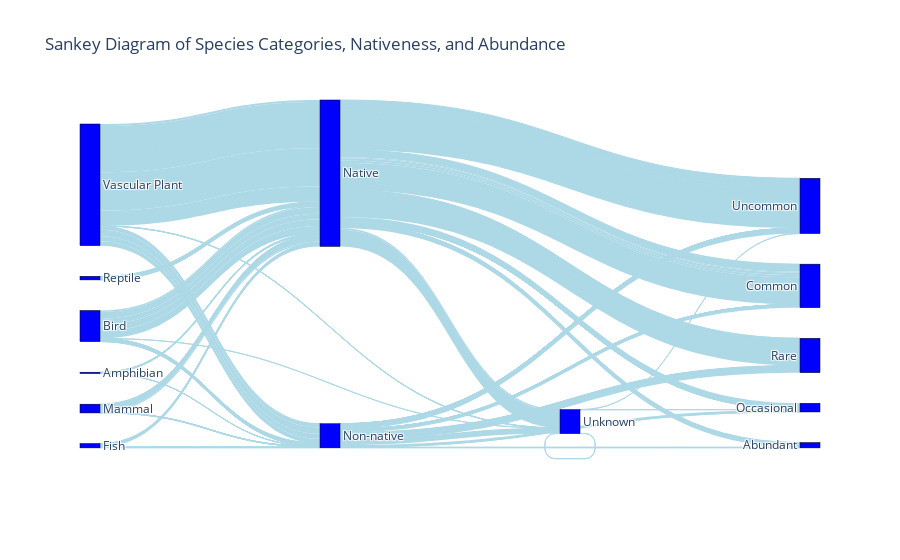

The cell this chart's notebook holds for it:
### Code cell
# Prepare the data by grouping by 'Category', 'Abundance', and 'Nativeness', counting occurrences
sankey_data = df_combined.groupby(['Category', 'Abundance', 'Nativeness']).size().reset_index(name='Count')

# Create lists of unique 'Category', 'Abundance', and 'Nativeness' values for Sankey nodes
categories = sankey_data['Category'].unique().tolist()
abundances = sankey_data['Abundance'].unique().tolist()
nativeness = sankey_data['Nativeness'].unique().tolist()

# Combine all nodes into one list of nodes
# Nativeness nodes will be inserted in between categories and abundances
all_nodes = categories + nativeness + abundances

# Create a dictionary for node labels to numeric indices
node_indices = {node: i for i, node in enumerate(all_nodes)}

# Initialize source and target lists
sources = []
targets = []
values = []

# Map the sources and targets for the first link (Category to Nativeness)
for _, row in sankey_data.iterrows():
    category_index = node_indices[row['Category']]
    nativeness_index = node_indices[row['Nativeness']]
    abundance_index = node_indices[row['Abundance']]
    
    # Add the flow from Category to Nativeness
    sources.append(category_index)
    targets.append(nativeness_index)
    values.append(row['Count'])
    
    # Add the flow from Nativeness to Abundance
    sources.append(nativeness_index)
    targets.append(abundance_index)
    values.append(row['Count'])

# Step 2: Create the Sankey Diagram
fig = go.Figure(go.Sankey(
    node=dict(
        pad=15,            # Padding between nodes
        thickness=20,      # Thickness of nodes
        line=dict(color="black", width=0.5),
        label=all_nodes,   # The labels for the nodes
        color="blue"       # Color for nodes
    ),
    link=dict(
        source=sources,    # Indices of source nodes
        target=targets,    # Indices of target nodes
        value=values,      # The values (flows) between nodes
        color="lightblue"  # Color for the links
    )
))

# Add a title and show the figure
fig.update_layout(title_text="Sankey Diagram of Species Categories, Nativeness, and Abundance", font_size=12)
fig.show()

### Figure 1 — Plotly figure (JSON) as saved in the notebook; plotly's stock layout.template omitted (floating-point values rounded to 4 significant figures)
{"data": [{"link": {"color": "lightblue", "source": [0, 6, 0, 6, 0, 7, 0, 6, 0, 6, 0, 7, 1, 6, 1, 7, 1, 6, 1, 7, 1, 6, 1, 7, 1, 14, 1, 6, 1, 7, 1, 6, 1, 7, 2, 6, 2, 6, 2, 7, 2, 6, 2, 7, 2, 6, 2, 7, 2, 6, 2, 7, 3, 6, 3, 6, 3, 7, 3, 6, 3, 7, 3, 6, 3, 7, 3, 6, 3, 7, 3, 6, 3, 7, 4, 6, 4, 6, 4, 6, 4, 6, 4, 6, 4, 6, 5, 6, 5, 7, 5, 6, 5, 7, 5, 6, 5, 6, 5, 7, 5, 6, 5, 7, 5, 14, 5, 6, 5, 7, 5, 14], "target": [6, 9, 6, 10, 7, 10, 6, 11, 6, 12, 7, 12, 6, 9, 7, 9, 6, 10, 7, 10, 6, 13, 7, 13, 14, 13, 6, 11, 7, 11, 6, 12, 7, 12, 6, 9, 6, 10, 7, 10, 6, 11, 7, 11, 6, 12, 7, 12, 6, 14, 7, 14, 6, 9, 6, 10, 7, 10, 6, 13, 7, 13, 6, 11, 7, 11, 6, 12, 7, 12, 6, 14, 7, 14, 6, 9, 6, 10, 6, 13, 6, 11, 6, 12, 6, 14, 6, 9, 7, 9, 6, 10, 7, 10, 6, 13, 6, 11, 7, 11, 6, 12, 7, 12, 14, 12, 6, 14, 7, 14, 14, 14], "value": [5, 5, 11, 11, 1, 1, 2, 2, 13, 13, 1, 1, 34, 34, 2, 2, 167, 167, 1, 1, 131, 131, 55, 55, 1, 1, 160, 160, 13, 13, 176, 176, 4, 4, 7, 7, 26, 26, 3, 3, 6, 6, 4, 4, 6, 6, 1, 1, 37, 37, 14, 14, 11, 11, 59, 59, 1, 1, 16, 16, 1, 1, 16, 16, 3, 3, 62, 62, 2, 2, 34, 34, 4, 4, 8, 8, 51, 51, 3, 3, 9, 9, 13, 13, 3, 3, 48, 48, 12, 12, 647, 647, 74, 74, 1, 1, 455, 455, 154, 154, 920, 920, 121, 121, 3, 3, 364, 364, 106, 106, 4, 4]}, "node": {"color": "blue", "label": ["Amphibian", "Bird", "Fish", "Mammal", "Reptile", "Vascular Plant", "Native", "Non-native", "Unknown", "Abundant", "Common", "Rare", "Uncommon", "Occasional", "Unknown"], "line": {"color": "black", "width": 0.5}, "pad": 15, "thickness": 20}, "type": "sankey"}], "layout": {"font": {"size": 12}, "title": {"text": "Sankey Diagram of Species Categories, Nativeness, and Abundance"}}}
